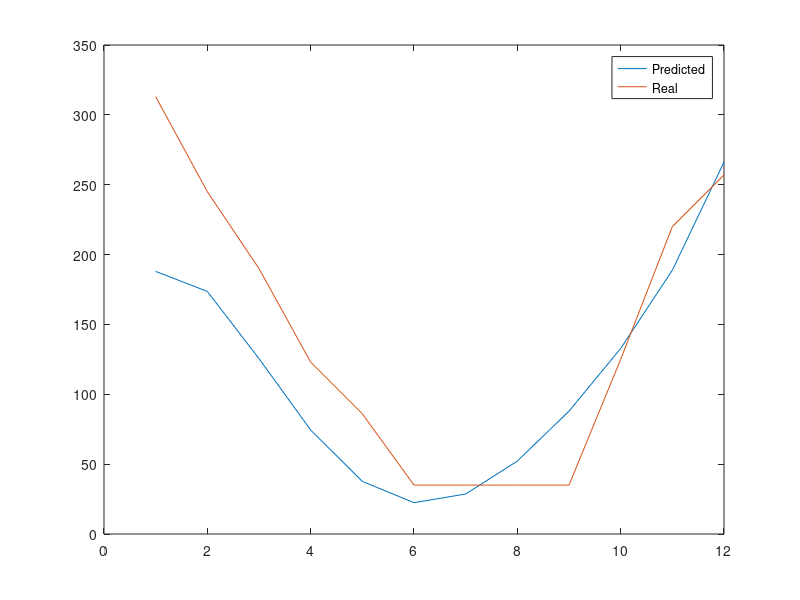

The MATLAB script that drew this image:
% Predict consumption of gas for domestic needs
% model: polynomial regression
% alogrithm: normal equation
% 
% Author: Tomasz Ceszke

clear ; close all; clc

% get training & test data
fprintf('Loading data ...\n');
data = load('data/data_month.txt');
data_train = data(1:end-12,:);
data_test = sortrows(data(end-11:end,:));

fprintf('Loaded %d samples:\n',length(data));
X_train = data_train(:,1);
y_train = data_train(:,2);
m = length(y_train);
fprintf("  training %d samples\n",m);
X_test = data_test(:,1);
y_test = data_test(:,2);
fprintf("  test %d samples\n",length(y_test));

% plot training data
figure;
plot(X_train, y_train, 'rx', 'MarkerSize', 10);
ylabel('Consumption [m3/month]'); 
xlabel('Month'); 
fprintf('\nProgram paused. Press any key to continue.\n\n');
pause;

% --------------------- linear regression - linear model -----------------------
X_train = [ones(m, 1) X_train]; # added interceptor
theta = pinv(X_train'*X_train)*X_train'*y_train; % normal equation
fprintf('Hypothesis function: h(x)=%.2f+%.2fx \n',theta(1),theta(2));

hold on; 
%plot(X_train(:,2), X_train*theta, '-')
x_plot = [1:.1:12]';
%y_plot = [ones(rows(x_plot),1) x_plot]*theta; 
linear = plot(x_plot, theta(1)+theta(2)*x_plot, '-');
%plot(x_plot, y_plot, '-')
legend('Training data', 'Linear regression')
fprintf('\nProgram paused. Press any key to continue.\n\n');
pause;
%set(linear,'Visible','off');

% --------------------- linear regression - quadratic model --------------------
X_train = [X_train X_train(:,2).^2];
theta = pinv(X_train'*X_train)*X_train'*y_train;
fprintf('Hypothesis function: h(x)=%.2f+%.2fx+%.2fx^2 \n',theta(1),theta(2), theta(3));

%ezplot(@(x) theta(1)+theta(2)*x+theta(3)*x.^2);
%plot(X_train(:,2), X_train*theta, '-', 'color','g')
%y_plot = [ones(rows(x_plot),1) x_plot x_plot.^2]*theta; 
%plot(x_plot, y_plot,'-','color','g')
quadratic = plot(x_plot, theta(1)+theta(2)*x_plot+theta(3)*x_plot.^2, '-');
legend('Training data', 'Linear', 'Quadratic')
fprintf('\nProgram paused. Press any key to continue.\n\n');
pause;
%set(quadratic,'Visible','off');

% ---------------------linear regression - cubic model -------------------------
X_train = [X_train X_train(:,2).^3];
theta = pinv(X_train'*X_train)*X_train'*y_train;
fprintf('Hypothesis function: h(x)=%.2f+%.2fx+%.2fx^2+%.2fx^3 \n',theta(1),theta(2), theta(3), theta(4));
%plot(X_train(:,2), X_train*theta, '-', "color","k")
%y_plot = [ones(rows(x_plot),1) x_plot x_plot.^2 x_plot.^3]*theta; 
%plot(x_plot, y_plot,'-','color','k')
cubic = plot(x_plot, theta(1)+theta(2)*x_plot+theta(3)*x_plot.^2+theta(4)*x_plot.^3, '-'); 
legend('Training data', 'Linear', 'Quadratic', 'Cubic')
fprintf('\nProgram paused. Press any key to continue.\n\n');
pause;
%set(cubic,'Visible','off');

% --------------------- linear regression - quartic model ----------------------
X_train = [X_train X_train(:,2).^4];
theta = pinv(X_train'*X_train)*X_train'*y_train;
fprintf('Hypothesis function: h(x)=%.2f+%.2fx+%.2fx^2+%.2fx^3+%.2fx^4 \n',theta(1),theta(2), theta(3), theta(4), theta(5));
%plot(X_train(:,2), X_train*theta, '-', "color","k")
%y_plot = [ones(rows(x_plot),1) x_plot x_plot.^2 x_plot.^3 x_plot.^4]*theta; 
%plot(x_plot, y_plot,'-','color','m')
quartic = plot(x_plot, theta(1)+theta(2)*x_plot+theta(3)*x_plot.^2+theta(4)*x_plot.^3+theta(5)*x_plot.^4, '-');
legend('Training data', 'Linear', 'Quadratic', 'Cubic', 'Quartic')
fprintf('\nProgram paused. Press any key to continue.\n\n');
pause;
%set(quartic,'Visible','off');

% --------------------- linear regression - quintic model ----------------------
X_train = [X_train X_train(:,2).^5];
theta = pinv(X_train'*X_train)*X_train'*y_train;
fprintf('Hypothesis function: h(x)=%.2f+%.2fx+%.2fx^2+%.2fx^3+%.2fx^4+%.2fx^5 \n',theta(1), theta(2), theta(3), theta(4), theta(5), theta(6));
%plot(X_train(:,2), X_train*theta, '-', "color","k")
%y_plot = [ones(rows(x_plot),1) x_plot x_plot.^2 x_plot.^3 x_plot.^4 x_plot.^5]*theta; 
%plot(x_plot, y_plot,'-','color','c')
quintic = plot(x_plot, theta(1)+theta(2)*x_plot+theta(3)*x_plot.^2+theta(4)*x_plot.^3+theta(5)*x_plot.^4+theta(6)*x_plot.^5, '-');
legend('Training data', 'Linear', 'Quadratic', 'Cubic', 'Quartic', 'Quintic')
%fprintf('\nProgram paused. Press any key to continue.\n\n');
hold off 

% predictions %
function y = predict5(X, theta)
  y = theta(1)+theta(2)*X+theta(3)*X.^2+theta(4)*X.^3+theta(5)*X.^4+theta(6)*X.^5;
end  

y_pred = predict5(X_test, theta)

fprintf('\nPredictions:\n')
[X_test y_pred]

plot(X_test, y_pred, '-'); hold on
plot(X_test, y_test, '-'); hold off
legend('Predicted','Real')
